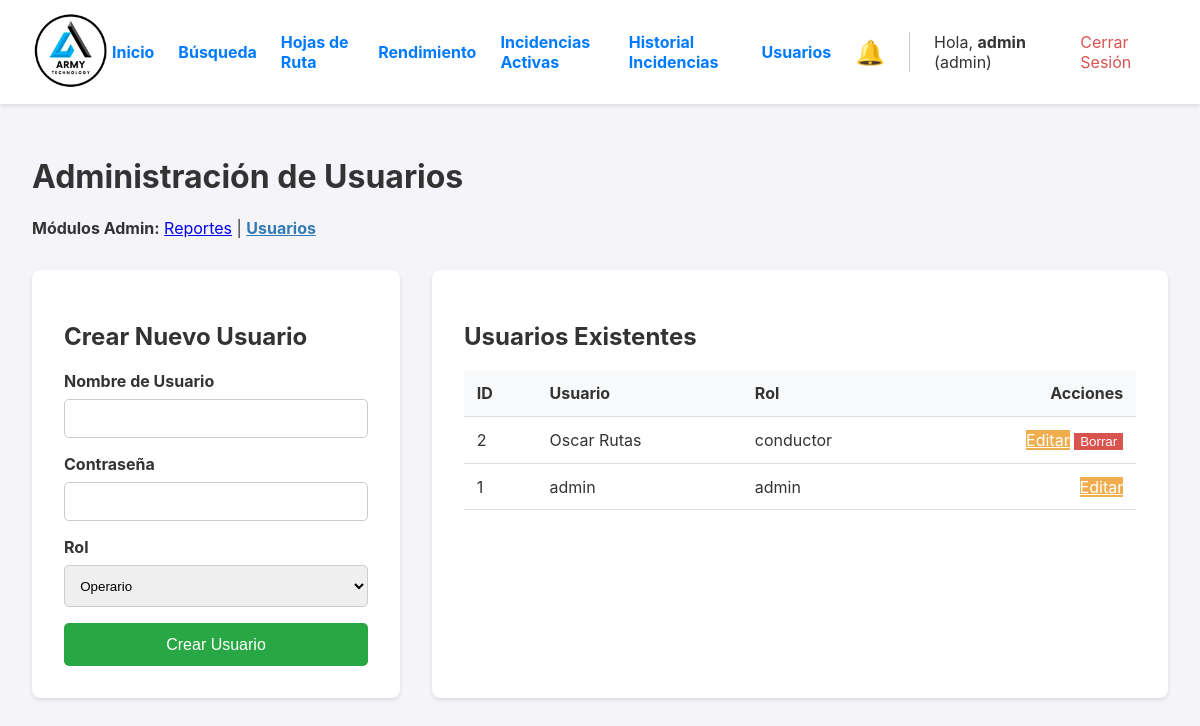
Before: /admin/usuarios (signed in) with the older database file.
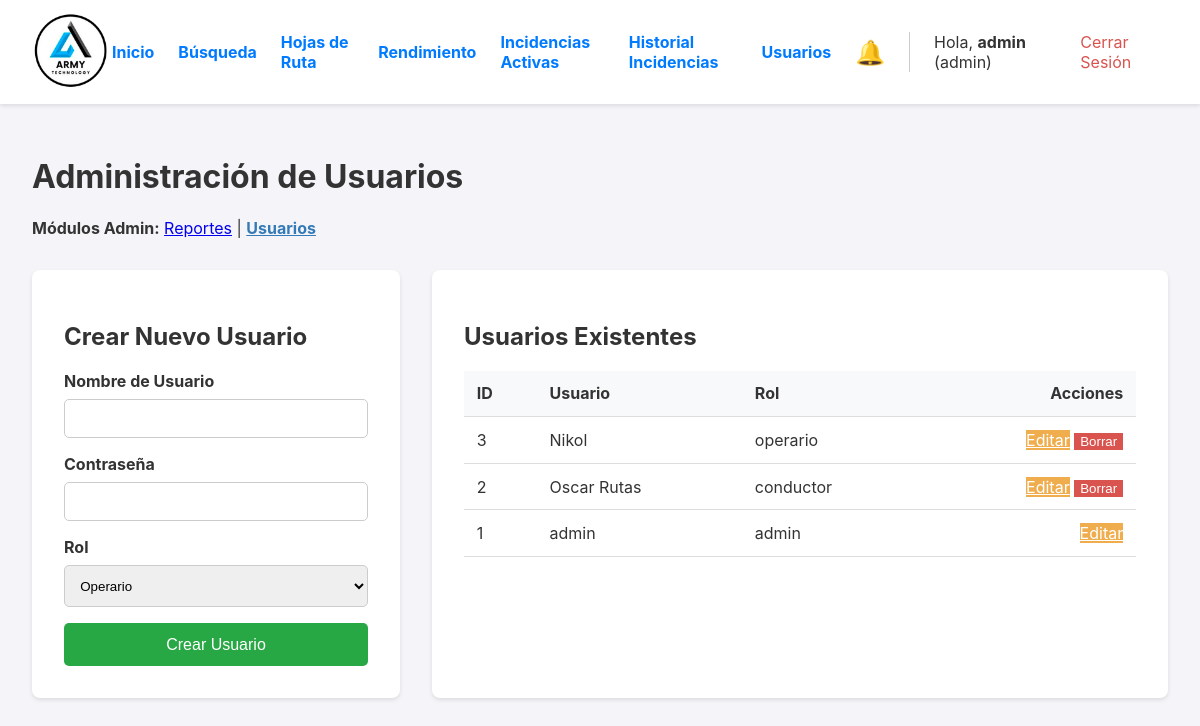
After: the same page with the newer database file.
### app.py (models this page shows, shortened)
class User(UserMixin, db.Model):
    id = db.Column(db.Integer, primary_key=True)
    username = db.Column(db.String(80), unique=True, nullable=False)
    password_hash = db.Column(db.String(256), nullable=False)
    role = db.Column(db.String(20), nullable=False, default='operario')

### app.py (the view, shortened to what this page needs)
@app.route('/admin/usuarios', methods=['GET', 'POST'])
@login_required
@admin_required
def gestionar_usuarios():
    usuarios = User.query.order_by(User.username).all()
    return render_template('gestionar_usuarios.html', usuarios=usuarios)

### app.py (called while the page is built)
def admin_required(f):
    @wraps(f)
    def decorated_function(*args, **kwargs):
        if not current_user.is_authenticated or current_user.role != 'admin':
            flash('Se requiere rol de administrador para acceder a esta página.', 'error')
            return redirect(url_for('dashboard'))
        return f(*args, **kwargs)
    return decorated_function

@login_manager.user_loader
def load_user(user_id):
    return db.session.get(User, int(user_id))

### templates/gestionar_usuarios.html (shortened to what this page needs)
{% extends "layout.html" %}
{% block content %}
<h1>Administración de Usuarios</h1>
<div class="navegacion-modulos" style="margin-bottom: 2rem;">
    <strong>Módulos Admin:</strong>
    <a href="{{ url_for('reportes_y_busqueda') }}">Reportes</a> |
    <a href="{{ url_for('gestionar_usuarios') }}" style="font-weight: bold; color: #337ab7;">Usuarios</a>
</div>
<div class="admin-container">
    <div class="form-container">
        <h2>Crear Nuevo Usuario</h2>
        <form method="POST">
            <div class="form-group">
                <label for="username">Nombre de Usuario</label>
                <input type="text" id="username" name="username" required>
            </div>
            <div class="form-group">
                <label for="password">Contraseña</label>
                <input type="password" id="password" name="password" required>
            </div>
            <div class="form-group">
                <label for="role">Rol</label>
                <select id="role" name="role">
                    <option value="operario">Operario</option>
                </select>
            </div>
            <button type="submit" class="submit-btn">Crear Usuario</button>
        </form>
    </div>
    <div class="list-container">
        <h2>Usuarios Existentes</h2>
        <table>
            <thead>
                <tr>
                    <th>ID</th>
                    <th>Usuario</th>
                    <th>Rol</th>
                    <th style="text-align: right;">Acciones</th>
                </tr>
            </thead>
            <tbody>
                {% for usuario in usuarios %}
                <tr>
                    <td>{{ usuario.id }}</td>
                    <td>{{ usuario.username }}</td>
                    <td>{{ usuario.role }}</td>
                    <td style="text-align: right;">
                        <a href="{{ url_for('editar_usuario', user_id=usuario.id) }}" class="action-link" style="background-color: #f0ad4e; color:white;">Editar</a>
                        {% if usuario.id != current_user.id %}
                        <form action="{{ url_for('borrar_usuario', user_id=usuario.id) }}" method="POST" style="display: inline;" onsubmit="return confirm('¿Está seguro de que desea eliminar a {{ usuario.username }}? Esta acción es permanente.');">
                            <button type="submit" class="action-link" style="background-color: #d9534f; color:white; border:none; cursor:pointer;">Borrar</button>
                        </form>
                        {% endif %}
                    </td>
                </tr>
                {% endfor %}
            </tbody>
        </table>
    </div>
</div>
{% endblock %}

### templates/layout.html (shortened to what this page needs)
<!DOCTYPE html>
<html lang="es">
<head>
</head>
<body>
    <header>
        <div class="logo">
            <a href="{{ url_for('dashboard') }}">
                <img src="{{ url_for('static', filename='img/logo.png') }}" alt="Logo de la Empresa">
            </a>
        </div>
        <nav class="nav">
             {% if current_user.is_authenticated %}
                {% if current_user.role == 'admin' %}
                    <div class="nav-admin-links">
                        <a href="{{ url_for('dashboard') }}">Inicio</a>
                        <a href="{{ url_for('reportes_y_busqueda') }}">Búsqueda</a>
                        <a href="{{ url_for('gestionar_rutas') }}">Hojas de Ruta</a>
                        <a href="{{ url_for('reporte_operarios') }}">Rendimiento</a>
                        <a href="{{ url_for('gestionar_incidencias') }}">Incidencias Activas</a>
                        <a href="{{ url_for('historial_incidencias') }}">Historial Incidencias</a>
                        <a href="{{ url_for('gestionar_usuarios') }}">Usuarios</a>
                        <a href="{{ url_for('gestionar_incidencias') }}" id="nav-incidencias-link" style="position: relative; text-decoration:none;" title="Ver incidencias pendientes">
                            <span style="font-size: 1.5rem;">🔔</span>
                        </a>
                    </div>
                {% endif %}
                <div class="user-info">
                    <span>Hola, <strong>{{ current_user.username }}</strong> ({{ current_user.role }})</span>
                    <a href="{{ url_for('logout') }}" style="color: #d9534f;">Cerrar Sesión</a>
                </div>
             {% endif %}
        </nav>
    </header>
    <main>
        {% block content %}{% endblock %}
    </main>
</body>
</html>

Changed rows visible on the page:
added User: id "3", username "Nikol", role "operario"
